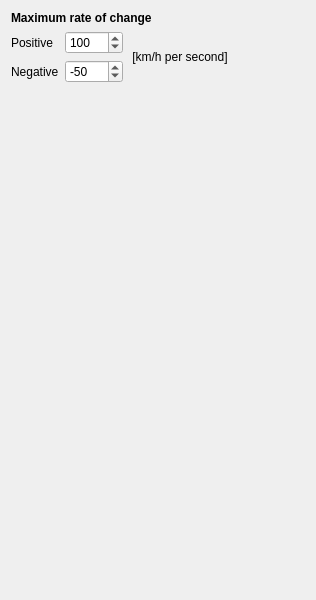
<?xml version="1.0" encoding="UTF-8"?>
<ui version="4.0">
 <class>SpikesByChange</class>
 <widget class="QWidget" name="SpikesByChange">
  <property name="geometry">
   <rect>
    <x>0</x>
    <y>0</y>
    <width>316</width>
    <height>600</height>
   </rect>
  </property>
  <property name="minimumSize">
   <size>
    <width>0</width>
    <height>600</height>
   </size>
  </property>
  <property name="sizeIncrement">
   <size>
    <width>0</width>
    <height>0</height>
   </size>
  </property>
  <property name="windowTitle">
   <string>Form</string>
  </property>
  <layout class="QVBoxLayout" name="verticalLayout">
   <item>
    <widget class="QLabel" name="label">
     <property name="maximumSize">
      <size>
       <width>16777215</width>
       <height>30</height>
      </size>
     </property>
     <property name="font">
      <font>
       <weight>75</weight>
       <bold>true</bold>
      </font>
     </property>
     <property name="text">
      <string>Maximum rate of change </string>
     </property>
    </widget>
   </item>
   <item>
    <layout class="QHBoxLayout" name="horizontalLayout" stretch="1,2">
     <item>
      <layout class="QFormLayout" name="formLayout">
       <item row="0" column="0">
        <widget class="QLabel" name="label_2">
         <property name="text">
          <string>Positive</string>
         </property>
        </widget>
       </item>
       <item row="0" column="1">
        <widget class="QSpinBox" name="ratePosBox">
         <property name="maximum">
          <number>9999</number>
         </property>
         <property name="value">
          <number>100</number>
         </property>
        </widget>
       </item>
       <item row="1" column="0">
        <widget class="QLabel" name="label_3">
         <property name="text">
          <string>Negative</string>
         </property>
        </widget>
       </item>
       <item row="1" column="1">
        <widget class="QSpinBox" name="rateNegBox">
         <property name="minimum">
          <number>-9999</number>
         </property>
         <property name="maximum">
          <number>0</number>
         </property>
         <property name="value">
          <number>-50</number>
         </property>
        </widget>
       </item>
      </layout>
     </item>
     <item>
      <widget class="QLabel" name="label_4">
       <property name="text">
        <string> [km/h per second]</string>
       </property>
      </widget>
     </item>
    </layout>
   </item>
   <item>
    <spacer name="verticalSpacer">
     <property name="orientation">
      <enum>Qt::Vertical</enum>
     </property>
     <property name="sizeHint" stdset="0">
      <size>
       <width>20</width>
       <height>40</height>
      </size>
     </property>
    </spacer>
   </item>
  </layout>
 </widget>
 <resources/>
 <connections/>
</ui>
